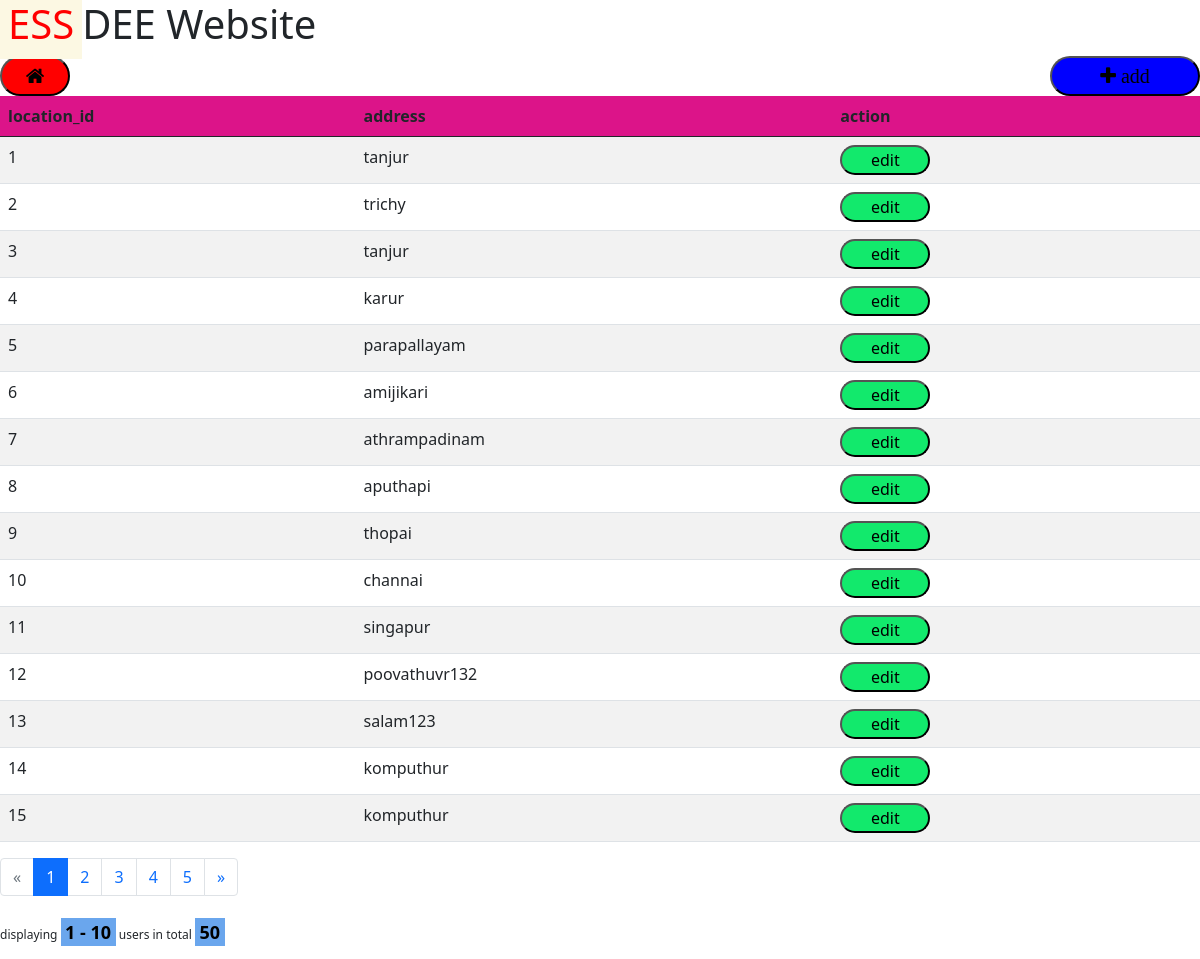
Before: /locatin with the older database file.
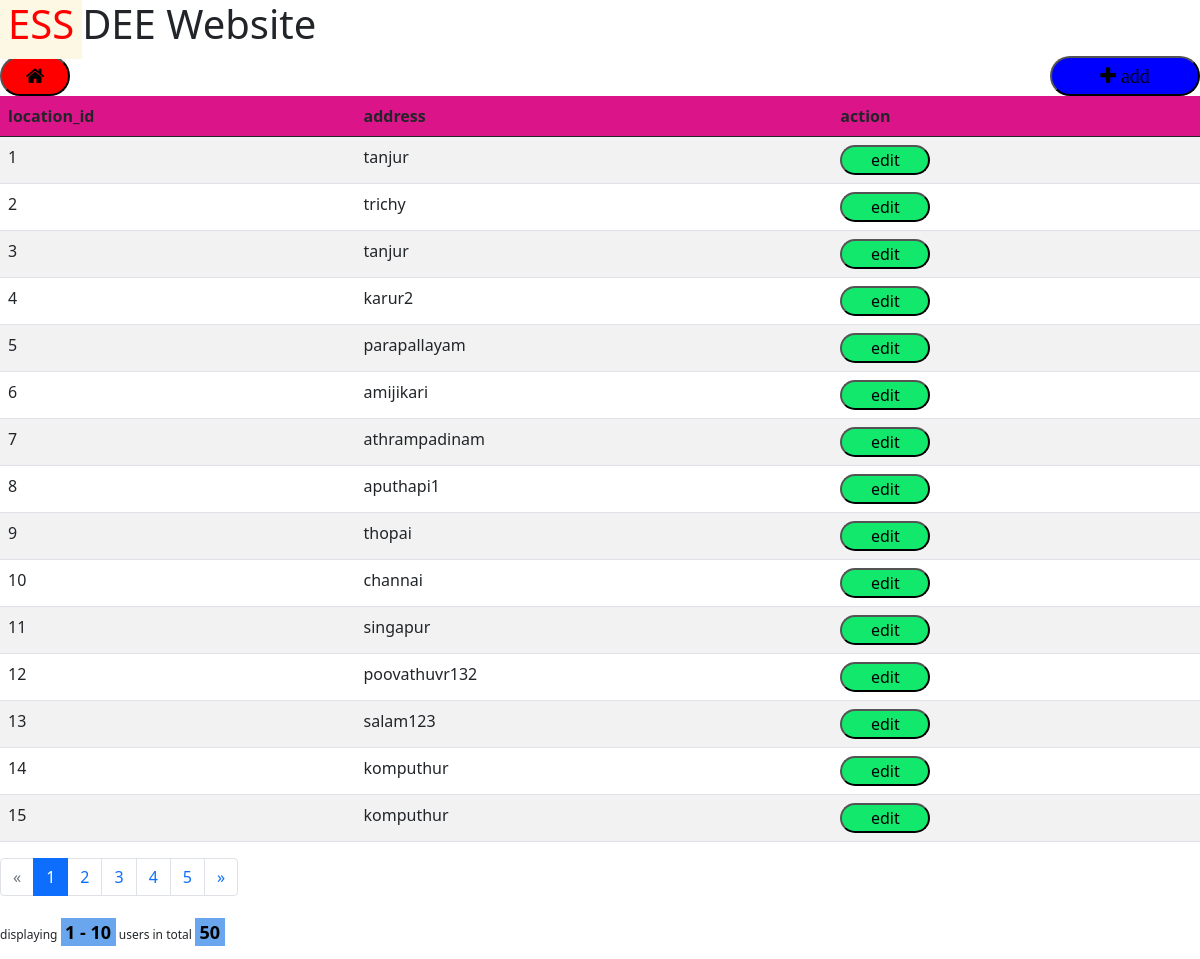
After: the same page with the newer database file.
### tables this page shows
CREATE TABLE Location(loction_id INTEGER PRIMARY KEY AUTOINCREMENT,address text NOT NULL);

### f1.py (the view)
@app.route('/locatin')
def loc():
    con = sqlite3.connect('main.db')
    cur = con.cursor()
    tbl="select * from Location"
    cur.execute(tbl)
    x =cur.fetchall()
    print(x)
    con.commit()
    con.close()
    page = request.args.get(get_page_parameter(), type=int, default=1)
    pagination = Pagination(page=page, total=50, record_name='users')
    return render_template('loction.html' ,pagination=pagination,x=x)

### templates/loction.html (shortened to what this page needs)
<!DOCTYPE html>
<html>
    <head>
      <link rel="stylesheet" href="https://cdnjs.cloudflare.com/ajax/libs/font-awesome/4.7.0/css/font-awesome.min.css">
        <link rel="stylesheet" href="{{ url_for('static', filename='css/main.css') }}">
        <link href="https://cdn.jsdelivr.net/npm/bootstrap@5.0.1/dist/css/bootstrap.min.css" rel="stylesheet">
    </head>
<body>
  <h1><mark class="markline">ESS</mark>DEE Website</h1>
  <form action="/" method='post'>
    <button type="submit" class="fa fa-home" style="font-size:20px;background-color:red;border-radius: 30px;width: 70px; height: 40px;float: left;"></button>
    </form>
{% block content %}
  <table id="data" class="table table-striped">
    <thead>
      <tr>
        <th>location_id</th>
        <th>address</th>
        <th>action</th>
      </tr>
    </thead>
    <tbody>
      {% for user in x %}
        <tr>
          <td>{{user[0]}}</td>
          <td>{{user[1]}}</td>
          <td>
            <form action="{{ url_for('locedit1', id=user[0]) }}" method='post'><button  type="submit" value="edit" class="btn1" id="showedit"> edit</button></form>
          </td>
        </tr>
      {% endfor %}
        <button type="submit" class="fa fa-plus"style="font-size:20px;background-color:blue;border-radius: 30px;width: 150px; height: 40px;float: right;" id="show" > add </button>
    </tbody>
  </table>
{{ pagination.links }}
{{ pagination.info }}
{% endblock %}
</body>
</html>

Changed rows visible on the page:
changed Location id 4: address "karur" → "karur2"
changed Location id 8: address "aputhapi" → "aputhapi1"
